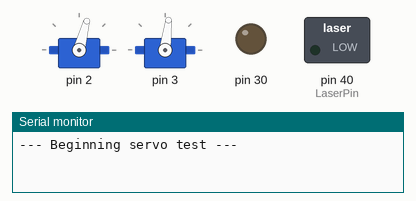
The sketch below on a simulated Arduino Mega 2560, built with avr-gcc and run on an emulated ATmega2560. On the bench: 2 × servo, switched loads named in the sketch (green lamp = pin HIGH), output pins drawn as LEDs (lit = HIGH), the last lines printed to the serial monitor. Servo pulses on a pin are drawn as a servo (544–2400 µs = 0–180°); pins used as bus, display or sensor lines are not drawn.

Above: at 0.4 s.
At 5.9 s:
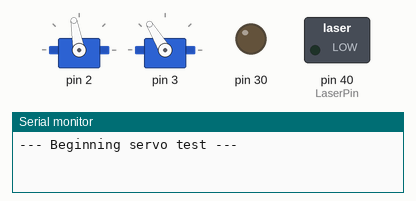
At 12.3 s:
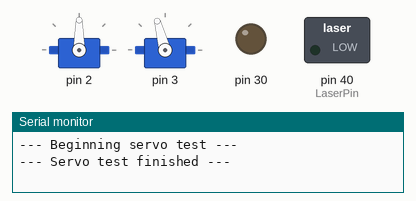
Timing chart, 0 to 13.8 s (numbered marks = the images above):
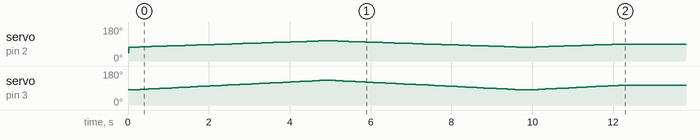

The sketch:

remote_station.ino
```cpp
#include "scheduler.h"

#include <LiquidCrystal.h>
#include <Arduino.h>
#include "Roomba_Driver.h"

#define TEST 1

Roomba r(2, 30);
int LaserPin = 40;

char rhoomba_command = 's';

int posx, posy;
int tilt_max, tilt_min, pan_min, pan_max;
int val_X=512, val_Y=512, val_Z=0;

bool initialized = false;
boolean laser_state = false;

void setup() {
  pinMode (LaserPin, OUTPUT);

  DDRE |= (1<<PE4); //Pin 2 (OC3B/PWM) as OUT for pan
  DDRE |= (1<<PE5); //Pin 3 (OC3C/PWM) as OUT for tilt

  //Set timer3 to fast PWM mode
  //This means that counter counts from BOTTOM to TOP. Once top is reached,
  //OCR registers are updated and TCNT is reset to BOTTOM
  //BOTTOM is 0
  //TOP is whatever OCR3A is set to
  TCCR3A |= (1<<WGM30) | (1<<WGM31);
  TCCR3B |= (1<<WGM32) | (1<<WGM33);

  TCCR3A |= (1<<COM3C1); //Clear OCR3C on compare match. Set OCR3C at bottom
  TCCR3A |= (1<<COM3B1); //Clear OCR3B on compare match. Set OCR3B at bottom

  //Clock select 3: Clock_IO / 64 = 250kHz
  TCCR3B |= (1<<CS31)|(1<<CS30);

  tilt_min = 250;
  tilt_max = 620;
  pan_min = 250;
  pan_max = 550;

  //PWM
  //Manual Page 147
  //OCR match when OCR val == CNT
  //The value of OCR3A is used as the period
  //Since COM3C1 and COM3B1 are set, each period starts with OCR3C/OCR3B's corresponding pins being high
  //Once OCR3C/OCR3B matches TCNT, the corresponding pin is set to low.
  OCR3A = 5000; //250000 / 5000 = 50Hz  --> 20 ms period
  OCR3B = 250; //250000 / 375 =  666.6Hz  --> 1.5 ms
  OCR3C = 375;


  Serial.begin(9600);
  Serial1.begin(9600);
  if(TEST){
    //posx=(pan_max-pan_min)/2;
    //posy=(tilt_max-tilt_min)/2;
    //update_pan_tilt();
    test_servo();
  }
  else{
    Scheduler_Init();

    //Task args are: delay, period, callback
    Scheduler_StartTask(0, 200, receive_data);
    Scheduler_StartTask(10, 50, update_pan_tilt);
    Scheduler_StartTask(20, 50, update_laser);
    //Scheduler_StartTask(30, 50, control_rhoomba);
    Scheduler_StartTask(40, 50, send_data);
  }
}

void loop() {
  if(TEST){
  }
  else{
    run_scheduler();
  }
}
/*-------Scheduler Stuff-----------*/

void run_scheduler(){
  uint32_t idle_period = Scheduler_Dispatch();
  if(idle_period){
    delay(idle_period);
  }
}

/*-------Rhoomba Stuff--------*/
void control_rhoomba() {
  if(!initialized) {
      r.init();
      initialized = true;
    }

  switch(rhoomba_command)
    {
      case 'f':
        r.drive(150, 32768);
        break;
      case 'b':
        r.drive(-150, 32768);
        break;
      case 'r':
        r.drive(50, -1);
        break;
      case 'l':
        r.drive(50, 1);
        break;
      case 's':
        r.drive(0,0);
        break;
      case 'd':
        r.dock();
        break;
      case 'p':
        r.power_off();
        initialized = false;
        break;
      default:
        break;
    }
  }


/*-------Laser Stuff---------*/

void update_laser(){
  if(val_Z){//button pressed and released
    val_Z = 0;
      laser_state = !laser_state;
      if(laser_state){
        digitalWrite(LaserPin, HIGH);
      }
      else{
        digitalWrite(LaserPin, LOW);
      }
    }
}
void send_data(){
  char pt[6];
  pt[0] = OCR3B/100;
  pt[1] = (OCR3B % 100) / 10;
  pt[2] = (OCR3B % 10);
  pt[3] = (OCR3C/100);
  pt[4] = (OCR3C % 100) / 10;
  pt[5] = (OCR3C % 10);

  Serial1.write(pt, 6);
}

void receive_data(){
  if(Serial1.available() > 0){
    Serial.println(Serial1.available(), DEC);
    char vals[6];
    Serial1.readBytes(vals, 6);
    int i;
    Serial.print("Incoming: ");
  for(i = 0; i < 3; i++) {
    Serial.print(vals[i], DEC);
  }
  Serial.print(",");
  for(; i < 6; i++) {
    Serial.print(vals[i], DEC);
  }
  Serial.print(",");

  Serial.println(vals[6], DEC);
  //Serial.print(",");

  //Serial.println(vals[7]);

    val_X = vals[0] * 100 + vals[1] * 10 + vals[2];
    val_Y = vals[3] * 100 + vals[4] * 10 + vals[5];
    val_Z = vals[6];

    Serial.print(val_X, DEC);
    Serial.print(",");
    Serial.print(val_Y, DEC);
    Serial.print(",");
    Serial.println(val_Z, DEC);
   // Serial.print(",");

    //rhoomba_command = vals[7];
    //Serial.println(rhoomba_command);
  }
}
/*-----------Servo Stuff ---------*/

void update_pan_tilt(){
  servo_set_pan(val_X);
  servo_set_tilt(val_Y);
}
//Pin2
void servo_set_pan(uint16_t pos) {
  int pan = map(pos, 0, 1023, pan_min, pan_max);
  OCR3B = constrain(pan, pan_min, pan_max);
}

//Pin3
void servo_set_tilt(uint16_t pos) {
  int tilt = map(pos, 0, 1023, tilt_min, tilt_max);
  OCR3C = constrain(tilt, tilt_min, tilt_max);
}


/*----------Testing Stuff----------*/
void test_servo(){
    int pos;
    float period = 5000;
    float t_step = period / 180;
    Serial.println("--- Beginning servo test ---");
    for (pos = 0; pos <= 180; pos++) {
      posy = map(pos, 0, 180, tilt_min, tilt_max);
      posx = map(pos, 0, 180, pan_min, pan_max);
      servo_set_tilt(posy);
      servo_set_pan(posx);
      delay(t_step);
    }
    for (pos = 180; pos > 0; pos--) {
      posy = map(pos, 0, 180, tilt_min, tilt_max);
      posx = map(pos, 0, 180, pan_min, pan_max);
      servo_set_tilt(posy);
      servo_set_pan(posx);
      delay(t_step);
    }
    //back to center
    for (pos = 0; pos < 90; pos++){
      posy = map(pos, 0, 180, tilt_min, tilt_max);
      posx = map(pos, 0, 180, pan_min, pan_max);
      servo_set_tilt(posy);
      servo_set_pan(posx);
      delay(t_step);
    }
    Serial.println("--- Servo test finished ---");
}

int time_function(void (*func)(void)){
  int start_t = micros();
  func();
  return micros() - start_t;
}
```

scheduler.cpp
```cpp
/*
 * scheduler.cpp
 *
 *  Created on: 17-Feb-2011
 *      Author: nrqm
 *      Based on code by Jacob Schwartz
 */
#include "scheduler.h"
#include<Arduino.h>

typedef struct
{
  int32_t period;
  int32_t remaining_time;
  uint8_t is_running;
  task_cb callback;
} task_t;

task_t tasks[MAXTASKS];

uint32_t last_runtime;

void Scheduler_Init()
{
  last_runtime = millis();
}

void Scheduler_StartTask(int16_t delay, int16_t period, task_cb task)
{
  static uint8_t id = 0;
  if (id < MAXTASKS)
  {
    tasks[id].remaining_time = delay;
    tasks[id].period = period;
    tasks[id].is_running = 1;
    tasks[id].callback = task;
    id++;
  }
}

uint32_t Scheduler_Dispatch()
{
  uint8_t i;

  uint32_t now = millis();
  uint32_t elapsed = now - last_runtime;
  last_runtime = now;
  task_cb t = NULL;
  uint32_t idle_time = 0xFFFFFFFF;

  // update each task's remaining time, and identify the first ready task (if there is one).
  for (i = 0; i < MAXTASKS; i++)
  {
    if (tasks[i].is_running)
    {
      // update the task's remaining time
      tasks[i].remaining_time -= elapsed;
      if (tasks[i].remaining_time <= 0)
      {
        if (t == NULL)
        {
          // if this task is ready to run, and we haven't already selected a task to run,
          // select this one.
          t = tasks[i].callback;
          tasks[i].remaining_time += tasks[i].period;
        }
        idle_time = 0;
      }
      else
      {
        idle_time = min((uint32_t)tasks[i].remaining_time, idle_time);
      }
    }
  }
  if (t != NULL)
  {
    // If a task was selected to run, call its function.
    t();
  }
  return idle_time;
}
```

scheduler.h
```cpp
/*
 * scheduler.h
 *
 *  Created on: 17-Feb-2011
 *      Author: nrqm
 */

#ifndef SCHEDULER_H_
#define SCHEDULER_H_

#include <avr/io.h>

///Up to this many tasks can be run, in addition to the idle task
#define MAXTASKS  8

///A task callback function
typedef void (*task_cb)();

/**
 * Initialise the scheduler.  This should be called once in the setup routine.
 */
void Scheduler_Init();

/**
 * Start a task.
 * The function "task" will be called roughly every "period" milliseconds starting after "delay" milliseconds.
 * The scheduler does not guarantee that the task will run as soon as it can.  Tasks are executed until completion.
 * If a task misses its scheduled execution time then it simply executes as soon as possible.  Don't pass stupid
 * values (e.g. negatives) to the parameters.
 *
 * \param id The tasks ID number.  This must be between 0 and MAXTASKS (it is used as an array index).
 * \param delay The task will start after this many milliseconds.
 * \param period The task will repeat every "period" milliseconds.
 * \param task The callback function that the scheduler is to call.
 */
void Scheduler_StartTask(int16_t delay, int16_t period, task_cb task);

/**
 * Go through the task list and run any tasks that need to be run.  The main function should simply be this
 * function called as often as possible, plus any low-priority code that you want to run sporadically.
 */
uint32_t Scheduler_Dispatch();

#endif /* SCHEDULER_H_ */
```

Roomba_Driver.cpp
```cpp
#include "Roomba_Driver.h"

//serial_connector determines which UART the Roomba is connected to (0, 1, etc)
//brc_pin determines where the baud rate change pin is connected.
Roomba::Roomba(int serial_connector, int brc_pin) {
  m_serial_num = serial_connector;
  m_brc_pin = brc_pin;
  pinMode(m_brc_pin, OUTPUT);

}

//Checks the remaining power level.
bool Roomba::check_power(unsigned int *power) {
  //Serial.printtln("cp");
  char battery_charge_high = 0;
  char battery_charge_low = 0;

  while(read_serial(&battery_charge_high));
  write_serial(SENSORS);
  write_serial(25);
  bool return_value = false;
  delay(50);
  return_value = read_serial(&battery_charge_high);
  read_serial(&battery_charge_low);

  if (return_value) {
    *power = 0;
    *power = (battery_charge_high << 8) | (battery_charge_low);
  }

  return return_value;
}


//Checks the total power capacity.
bool Roomba::check_power_capacity(unsigned int *power) {
  //Serial.printtln("cpc");
  char battery_charge_high = 0;
  char battery_charge_low = 0;

  while(read_serial(&battery_charge_high));
  write_serial(SENSORS);
  write_serial(26);
  bool return_value = false;
  delay(50);
  return_value = read_serial(&battery_charge_high);
  read_serial(&battery_charge_low);

  if (return_value) {
    *power = 0;
    *power = (battery_charge_high << 8) | (battery_charge_low);
  }
  return return_value;
}

void Roomba::power_off() {
  write_serial(STOP);
}

void Roomba::init()
{
  Serial1.println("Init");
  start_serial(19200U);
  digitalWrite(m_brc_pin, HIGH);

  Serial1.println("Setting Baud");
  //Set baud rate by togling the brc pin 3 times.
  delay(2500);
  digitalWrite(m_brc_pin, LOW);
  delay(300);
  digitalWrite(m_brc_pin, HIGH);
  delay(300);
  digitalWrite(m_brc_pin, LOW);
  delay(300);
  digitalWrite(m_brc_pin, HIGH);
  delay(300);
  digitalWrite(m_brc_pin, LOW);
  delay(300);
  digitalWrite(m_brc_pin, HIGH);

  start_serial(19200U);
  //Power on
  write_serial(START);
  delay(200);
  //Enter safe mode
  write_serial(SAFE);

  /*
  unsigned int power_cap = 0;
  check_power(&power);
  check_power_capacity(&power_cap);
  //Serial.printt("Power: ");
  //Serial.printt(power);
  //Serial.printt(" / ");
  //Serial.printtln(power_cap);
  //Serial.printtln("Done Startup");
  */
}

void Roomba::drive(int velocity, int radius) {
  Serial1.println("Drive");
  write_serial(DRIVE);
  write_serial(HIGH_BYTE(velocity));
  write_serial(LOW_BYTE(velocity));
  write_serial(HIGH_BYTE(radius));
  write_serial(LOW_BYTE(radius));
}

void Roomba::dock() {
  write_serial(DOCK);
}

void Roomba::get_data() {
  char val;
  while(read_serial(&val));
}

void Roomba::start_serial(long baud) {
  switch(m_serial_num){
	case 0:
	  Serial.end();
	  Serial.begin(baud);
	  break;
	case 1:
	  Serial1.end();
	  Serial1.begin(baud);
	  break;
	case 2:
	  Serial2.end();
	  Serial2.begin(baud);
	  break;
	case 3:
	  Serial3.end();
	  Serial3.begin(baud);
	  break;
  }
}

bool Roomba::read_serial(char *val) {
  switch(m_serial_num){
  case 0:
    if(Serial.available()) {
      *val = Serial.read();
      return true;
    }
    break;
  case 1:
    if(Serial1.available()) {
      *val = Serial1.read();
      return true;
    }
    break;
  case 2:
    if(Serial2.available()) {
      *val = Serial2.read();
      return true;
    }
    break;
  case 3:
    if(Serial3.available()) {
      *val = Serial3.read();
      return true;
    }
    break;
  }
  return false;
}


void Roomba::write_serial(char val) {
  switch(m_serial_num){
	case 0:
	  Serial.write(val);
	  break;
	case 1:
	  Serial1.write(val);
	  break;
	case 2:
	  Serial2.write(val);
	  break;
	case 3:
	  Serial3.write(val);
	  break;
  }
}
```

Roomba_Driver.h
```cpp
#include "Arduino.h"

#define HIGH_BYTE(x) (x>>8)
#define LOW_BYTE(x)  (x&0xFF)

//This is not an exhaustive list of commands.

#define START 128   // start the Roomba's serial command interface
#define BAUD  129   // set the SCI's baudrate (default on full power cycle is 57600
#define CONTROL 130   // enable control via SCI
#define SAFE  131   // enter safe mode
#define FULL  132   // enter full mode
#define POWER 133   // put the Roomba to sleep
#define SPOT  134   // start spot cleaning cycle
#define CLEAN 135   // start normal cleaning cycle
#define MAX   136   // start maximum time cleaning cycle
#define DRIVE 137   // control wheels
#define MOTORS  138   // turn cleaning motors on or off
#define LEDS  139   // activate LEDs
#define SONG  140   // load a song into memory
#define PLAY  141   // play a song that was loaded using SONG
#define SENSORS 142   // retrieve one of the sensor packets
#define DOCK  143   // force the Roomba to seek its dock.
#define STOP 173

/// Arguments to the BAUD command
typedef enum _br {
  ROOMBA_300BPS = 0,
  ROOMBA_600BPS = 1,
  ROOMBA_1200BPS = 2,
  ROOMBA_2400BPS = 3,
  ROOMBA_4800BPS = 4,
  ROOMBA_9600BPS = 5,
  ROOMBA_14400BPS = 6,
  ROOMBA_19200BPS = 7,
  ROOMBA_28800BPS = 8,
  ROOMBA_38400BPS = 9,
  ROOMBA_57600BPS = 10,
  ROOMBA_115200BPS = 11,
} ROOMBA_BITRATE;

class Roomba{
  public:
    Roomba(int serial_connector, int brc_pin);

    void init();
    void drive(int velocity, int radius);
    void dock();
    void get_data();
    bool check_power(unsigned int *power);
    bool check_power_capacity(unsigned int *power);
    void power_off();

  private:
    int m_serial_num;
    int m_brc_pin;

    void start_serial(long baud);
    void write_serial(char val);
    bool read_serial(char *val);
};
```
